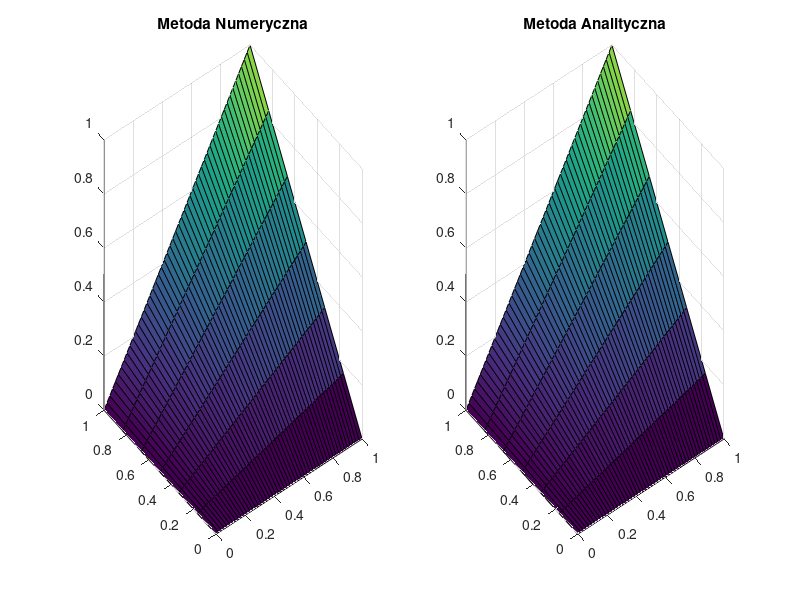

This figure's MATLAB source:
clear, clc;
tic
% zad 1
% Przykładowe dane
nx = 50; ny = 5; xa = 0; xb = 1; ya = 0; yb = 1;
f = @(x, y) 0;
g = @(x, y) x.*y;
uxa = @(x) 0; %u1
uxb = @(x) x; %u3
uya = @(y) 0; %u4
uyb = @(y) y; %u2

% Obliczenia
h = (xb-xa)/(nx+1)
k = (yb-ya)/(ny+1);
xM = linspace(xa + h, xb - h, nx);
yM  = linspace(ya+k, yb-k, ny);
T = -2*(h^2 + k^2) * eye(nx) + k^2 * diag(diag(eye(nx-1)),-1) + k^2 * diag(diag(eye(nx-1)),1);
I = eye(nx);
B = kron(eye(ny), T);
C = kron(diag(diag(eye(ny-1)),-1), h^2 * I);
D = kron(diag(diag(eye(ny-1)),1), h^2 * I);
A = B + C + D;

[X1 Y1] = meshgrid(xM,yM);
F = f(X1, Y1)' .* ones(nx, ny);
F = h^2 * k^2 .* F;
F(:, 1) = F(:, 1) - h^2 * uxa(xM)';
F(:, ny) = F(:, ny) - h^2 * uxb(xM)';
F(1, :) = F(1, :) - k^2 * uya(yM);
F(nx, :) = F(nx, :) - k^2 * uyb(yM);
F = reshape(F,  nx*ny, 1);
% Rozwiązanie
U = linsolve(A,F);
U = reshape(U,  nx, ny)';
[X,Y] = meshgrid(xa:h:xb, ya:k:yb);
U = [uya(yM)' .* diag(eye(ny)), U, uyb(yM)' .* diag(eye(ny))];
XM = [xa xM xb];
G = g(X,Y);
U = [uxa(XM)' .* diag(eye(nx+2)), U', uxb(XM)' .* diag(eye(nx+2))]';
% Błąd
Error = max(max(abs(G-U)))
% Wykres
subplot(1,2,1)
surf(X,Y,U)
title('Metoda Numeryczna')
subplot(1,2,2)
surf(X,Y,G)
title('Metoda Analityczna')
toc
